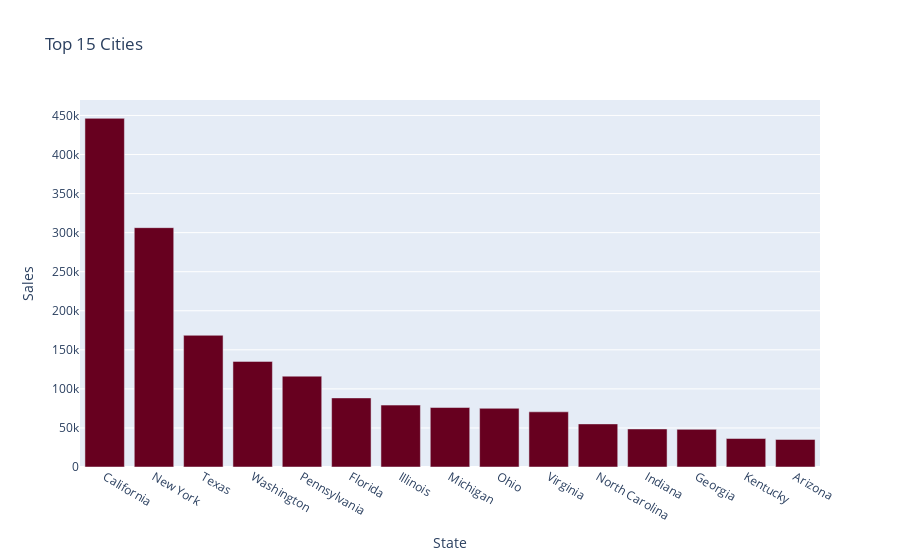

The notebook cell saved with this chart:
### Markdown cell above
#  New York city has highest sale among top 15 cities.

### Code cell
top_states= df.groupby("State").sum().sort_values("Sales",ascending=False).head(15)
top_states= top_states[['Sales']].round(2)
top_states.reset_index(inplace=True)
top_states
fig=px.bar(top_states,x='State',y='Sales',title="Top 15 Cities",color_discrete_sequence=px.colors.sequential.RdBu)
fig.show()

### Figure 1 — Plotly figure (JSON) as saved in the notebook; plotly's stock layout.template omitted (floating-point values rounded to 4 significant figures)
{"data": [{"alignmentgroup": "True", "hovertemplate": "State=%{x}<br>Sales=%{y}<extra></extra>", "legendgroup": "", "marker": {"color": "rgb(103,0,31)", "pattern": {"shape": ""}}, "name": "", "offsetgroup": "", "orientation": "v", "showlegend": false, "textposition": "auto", "type": "bar", "x": ["California", "New York", "Texas", "Washington", "Pennsylvania", "Florida", "Illinois", "Michigan", "Ohio", "Virginia", "North Carolina", "Indiana", "Georgia", "Kentucky", "Arizona"], "xaxis": "x", "y": [446300.0, 306400.0, 168600.0, 135200.0, 116300.0, 88440.0, 79240.0, 76140.0, 75130.0, 70640.0, 55170.0, 48720.0, 48220.0, 36460.0, 35270.0], "yaxis": "y"}], "layout": {"barmode": "relative", "legend": {"tracegroupgap": 0}, "title": {"text": "Top 15 Cities"}, "xaxis": {"anchor": "y", "domain": [0, 1], "title": {"text": "State"}}, "yaxis": {"anchor": "x", "domain": [0, 1], "title": {"text": "Sales"}}}}
